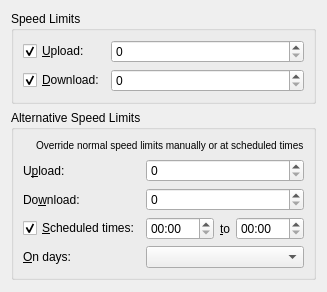
     <widget class="QWidget" name="speedTab">
      <attribute name="title">
       <string>Speed</string>
      </attribute>
      <layout class="QVBoxLayout" name="speedTabLayout">
       <item>
        <widget class="QGroupBox" name="speedLimitsSection">
         <property name="title">
          <string>Speed Limits</string>
         </property>
         <layout class="QGridLayout" name="speedLimitsSectionLayout" columnstretch="0,1">
          <item row="0" column="0">
           <widget class="QCheckBox" name="uploadSpeedLimitCheck">
            <property name="text">
             <string>&amp;Upload:</string>
            </property>
            <property name="checked">
             <bool>true</bool>
            </property>
           </widget>
          </item>
          <item row="0" column="1">
           <widget class="QSpinBox" name="uploadSpeedLimitSpin">
            <property name="maximum">
             <number>999999999</number>
            </property>
            <property name="singleStep">
             <number>5</number>
            </property>
           </widget>
          </item>
          <item row="1" column="0">
           <widget class="QCheckBox" name="downloadSpeedLimitCheck">
            <property name="text">
             <string>&amp;Download:</string>
            </property>
            <property name="checked">
             <bool>true</bool>
            </property>
           </widget>
          </item>
          <item row="1" column="1">
           <widget class="QSpinBox" name="downloadSpeedLimitSpin">
            <property name="maximum">
             <number>999999999</number>
            </property>
            <property name="singleStep">
             <number>5</number>
            </property>
           </widget>
          </item>
         </layout>
        </widget>
       </item>
       <item>
        <widget class="QGroupBox" name="altSpeedLimitsSection">
         <property name="title">
          <string>Alternative Speed Limits</string>
         </property>
         <layout class="QGridLayout" name="altSpeedLimitsSectionLayout" columnstretch="0,1">
          <item row="0" column="0" colspan="2">
           <layout class="QHBoxLayout" name="horizontalLayout" stretch="0,1">
            <item>
             <widget class="QLabel" name="altSpeedLimitsSectionIconLabel">
              <property name="pixmap">
               <pixmap resource="application.qrc">:/icons/alt-limit-off.svg</pixmap>
              </property>
             </widget>
            </item>
            <item>
             <widget class="QLabel" name="altSpeedLimitsSectionDescriptionLabel">
              <property name="text">
               <string>&lt;small&gt;Override normal speed limits manually or at scheduled times&lt;/small&gt;</string>
              </property>
             </widget>
            </item>
           </layout>
          </item>
          <item row="1" column="0">
           <widget class="QLabel" name="altUploadSpeedLimitLabel">
            <property name="text">
             <string>U&amp;pload:</string>
            </property>
            <property name="buddy">
             <cstring>altUploadSpeedLimitSpin</cstring>
            </property>
           </widget>
          </item>
          <item row="1" column="1">
           <widget class="QSpinBox" name="altUploadSpeedLimitSpin">
            <property name="maximum">
             <number>999999999</number>
            </property>
            <property name="singleStep">
             <number>5</number>
            </property>
           </widget>
          </item>
          <item row="2" column="0">
           <widget class="QLabel" name="altDownloadSpeedLimitLabel">
            <property name="text">
             <string>Do&amp;wnload:</string>
            </property>
            <property name="buddy">
             <cstring>altDownloadSpeedLimitSpin</cstring>
            </property>
           </widget>
          </item>
          <item row="2" column="1">
           <widget class="QSpinBox" name="altDownloadSpeedLimitSpin">
            <property name="maximum">
             <number>999999999</number>
            </property>
            <property name="singleStep">
             <number>5</number>
            </property>
           </widget>
          </item>
          <item row="3" column="0">
           <widget class="QCheckBox" name="altSpeedLimitScheduleCheck">
            <property name="text">
             <string>&amp;Scheduled times:</string>
            </property>
            <property name="checked">
             <bool>true</bool>
            </property>
           </widget>
          </item>
          <item row="3" column="1">
           <layout class="QHBoxLayout" name="altSpeedLimitScheduleLayout">
            <item>
             <widget class="QTimeEdit" name="altSpeedLimitStartTimeEdit">
              <property name="displayFormat">
               <string notr="true">hh:mm</string>
              </property>
             </widget>
            </item>
            <item>
             <widget class="QLabel" name="altSpeedLimitToLabel">
              <property name="sizePolicy">
               <sizepolicy hsizetype="Fixed" vsizetype="Preferred">
                <horstretch>0</horstretch>
                <verstretch>0</verstretch>
               </sizepolicy>
              </property>
              <property name="text">
               <string>&amp;to</string>
              </property>
              <property name="buddy">
               <cstring>altSpeedLimitEndTimeEdit</cstring>
              </property>
             </widget>
            </item>
            <item>
             <widget class="QTimeEdit" name="altSpeedLimitEndTimeEdit">
              <property name="displayFormat">
               <string notr="true">hh:mm</string>
              </property>
             </widget>
            </item>
           </layout>
          </item>
          <item row="4" column="0">
           <widget class="QLabel" name="altSpeedLimitDaysLabel">
            <property name="text">
             <string>&amp;On days:</string>
            </property>
            <property name="buddy">
             <cstring>altSpeedLimitDaysCombo</cstring>
            </property>
           </widget>
          </item>
          <item row="4" column="1">
           <widget class="QComboBox" name="altSpeedLimitDaysCombo"/>
          </item>
         </layout>
        </widget>
       </item>
       <item>
        <spacer name="speedTabBottomSpacer">
         <property name="orientation">
          <enum>Qt::Vertical</enum>
         </property>
         <property name="sizeHint" stdset="0">
          <size>
           <width>1</width>
           <height>1</height>
          </size>
         </property>
        </spacer>
       </item>
      </layout>
     </widget>
